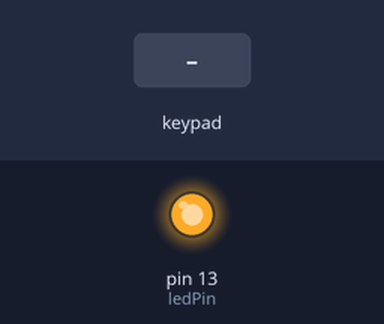
Simulated run of this sketch. Board: Arduino Uno, built with avr-gcc and run on an emulated ATmega328P. Parts: output pins drawn as LEDs (lit = HIGH). The test bench sets the inputs (shaded band). What the sketch prints to the serial monitor is not drawn.

Above: at 2.8 s.
2.9 s: key '#' pressed
At 3.3 s:
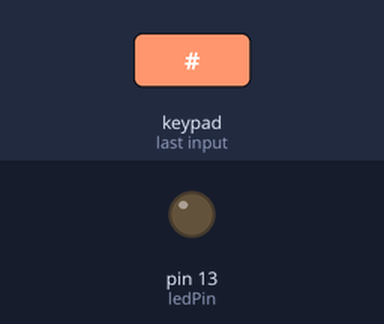
4.5 s: keypad keys 1 0 0 0 A pressed 1.432 s apart
13.1 s: key 'B' pressed
17.2 s: key 'C' pressed
Timing chart, 0 to 20.2 s (numbered marks = the images above; inputs shaded):
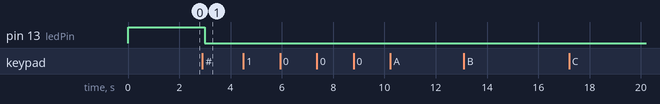

The sketch:

Keypad.ino
```cpp
#include <Keypad.h>
#define Password_length 8
char Data[Password_length];
char Master[Password_length]="1000A";
byte data_count = 0, master_count =0;
char customKey;


const byte ROWS = 4;
const byte COLS = 4; //
char keys[ROWS][COLS] = {
    {'1','2','3','A'},
    {'4','5','6','B'},
    {'7','8','9','C'},
    {'*','0','#','D'}
};

byte rowPins[ROWS] = {5, 4, 3, 2}; //connect to the row pinouts of the keypad
byte colPins[COLS] = {9, 8, 7, 6}; //connect to the column pinouts of the keypad

Keypad keypad = Keypad( makeKeymap(keys), rowPins, colPins, ROWS, COLS );
byte ledPin = 13;

boolean blink = false;
boolean ledPin_state;

void setup(){
    Serial.begin(9600);
    pinMode(ledPin, OUTPUT);
    digitalWrite(ledPin, HIGH);
    ledPin_state = digitalRead(ledPin);
    keypad.addEventListener(keypadEvent);
}

void loop(){


    char key = keypad.getKey();
    customKey = keypad.getKey();
    Serial.println(key);
    delay(1000);


}

// Taking care of some special events.
void keypadEvent(KeypadEvent key){
    switch (keypad.getState()){
    case PRESSED:
        if (key == '#') {
            digitalWrite(ledPin,!digitalRead(ledPin));
            ledPin_state = digitalRead(ledPin);        // Remember LED state, lit or unlit.
        }
        break;

    case RELEASED:
        if (key == '*') {
            digitalWrite(ledPin,ledPin_state);    // Restore LED state from before it started blinking.
            blink = false;
        }
        break;

    case HOLD:
        if (key == '*') {
            blink = true;    // Blink the LED when holding the * key.
        }
        break;
    }
}
```

Measured:
- after the input at 2.9 s, pin 13 (ledPin): HIGH → LOW after 0.10 s
- after the input at 4.5 s, every drawn part: stays the same
- after the input at 13.1 s, every drawn part: stays the same
- after the input at 17.2 s, every drawn part: stays the same
